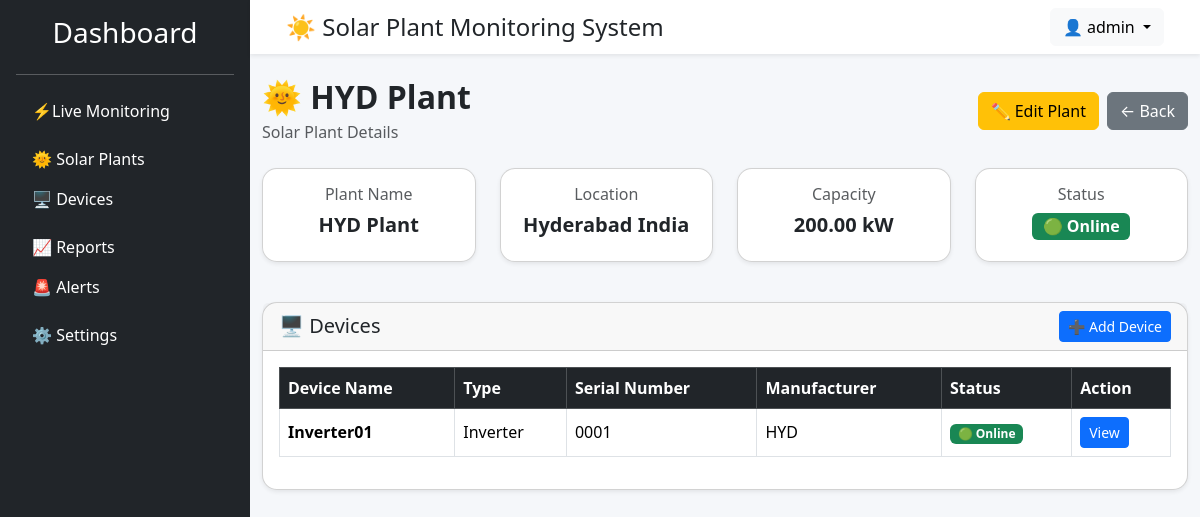
/devices/plants/1/ (signed in), run on an earlier commit of the app's database.
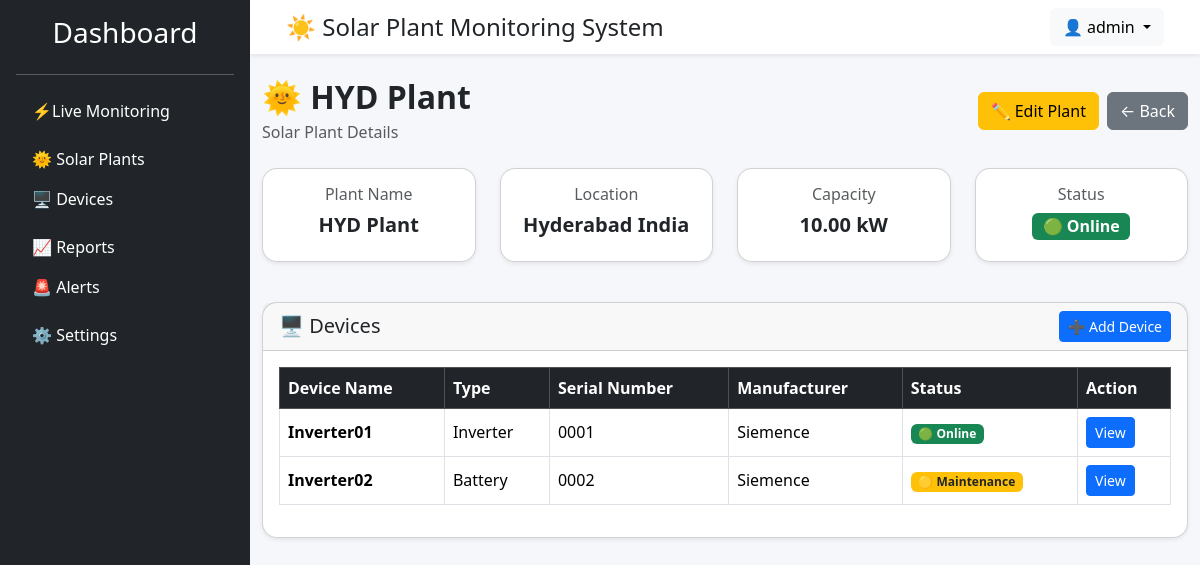
And on a later commit of the database.
### devices/models.py (models this page shows, shortened)
class SolarPlant(models.Model):
    STATUS_CHOICES = [
        ("ONLINE", "Online"),
        ("OFFLINE", "Offline"),
        ("MAINTENANCE", "Maintenance"),
    ]
    plant_name = models.CharField(max_length=100)
    location = models.CharField(max_length=255)
    capacity_kw = models.DecimalField(max_digits=10, decimal_places=2)
    status = models.CharField(
        max_length=20,
        choices=STATUS_CHOICES,
        default="ONLINE",
    )
    created_at = models.DateTimeField(auto_now_add=True)
    updated_at = models.DateTimeField(auto_now=True)
    class Meta:
        ordering = ["plant_name"]
        verbose_name = "Solar Plant"
        verbose_name_plural = "Solar Plants"

class Device(models.Model):
    DEVICE_TYPES = [
        ("INVERTER", "Inverter"),
        ("METER", "Energy Meter"),
        ("BATTERY", "Battery"),
        ("WEATHER", "Weather Station"),
        ("SENSOR", "Sensor"),
    ]
    STATUS_CHOICES = [
        ("ONLINE", "Online"),
        ("OFFLINE", "Offline"),
        ("MAINTENANCE", "Maintenance"),
    ]
    plant = models.ForeignKey(
        SolarPlant,
        on_delete=models.CASCADE,
        related_name="devices"
    )
    device_name = models.CharField(max_length=100)
    serial_number = models.CharField(
        max_length=100,
        unique=True
    )
    manufacturer = models.CharField(max_length=100)
    model = models.CharField(max_length=100)
    device_type = models.CharField(
        max_length=20,
        choices=DEVICE_TYPES
    )
    status = models.CharField(
        max_length=20,
        choices=STATUS_CHOICES,
        default="ONLINE"
    )
    installed_on = models.DateField()
    created_at = models.DateTimeField(auto_now_add=True)
    updated_at = models.DateTimeField(auto_now=True)
    class Meta:
        ordering = ["device_name"]

### devices/views.py (the view)
@login_required
def plant_detail(request, pk):
    plant = get_object_or_404(
        SolarPlant,
        pk=pk
    )
    devices = plant.devices.all()
    return render(
        request,
        "devices/plant_detail.html",
        {
            "plant": plant,
            "devices": devices,
        },
    )

### templates/devices/plant_detail.html (shortened to what the changed rows need)
{% extends 'base.html' %}
{% block content %}
<div class="d-flex justify-content-between align-items-center mb-4">
    <div>
        <h2 class="fw-bold mb-1">
            🌞 {{ plant.plant_name }}
        </h2>
        <p class="text-muted mb-0">
            Solar Plant Details
        </p>
    </div>
</div>
<div class="row mb-4">
    <div class="col-md-3 mb-3">
        <div class="card shadow-sm h-100">
            <div class="card-body text-center">
                <h6 class="text-muted">
                    Plant Name
                </h6>
                <h5 class="fw-bold">
                    {{ plant.plant_name }}
                </h5>
            </div>
        </div>
    </div>
    <div class="col-md-3 mb-3">
        <div class="card shadow-sm h-100">
            <div class="card-body text-center">
                <h6 class="text-muted">
                    Location
                </h6>
                <h5 class="fw-bold">
                    {{ plant.location }}
                </h5>
            </div>
        </div>
    </div>
    <div class="col-md-3 mb-3">
        <div class="card shadow-sm h-100">
            <div class="card-body text-center">
                <h6 class="text-muted">
                    Capacity
                </h6>
                <h5 class="fw-bold">
                    {{ plant.capacity_kw }} kW
                </h5>
            </div>
        </div>
    </div>
</div>
<div class="card shadow-sm">
    <div class="card-body">
        {% if devices %}
            <div class="table-responsive">
                <table class="table table-bordered table-hover align-middle">
                    <thead class="table-dark">
                        <tr>
                            <th>Device Name</th>
                            <th>Type</th>
                            <th>Serial Number</th>
                            <th>Manufacturer</th>
                            <th>Status</th>
                            <th>Action</th>
                        </tr>
                    </thead>
                    <tbody>
                    {% for device in devices %}
                        <tr>
                            <td>
                                <strong>
                                    {{ device.device_name }}
                                </strong>
                            </td>
                            <td>
                                {{ device.get_device_type_display }}
                            </td>
                            <td>
                                {{ device.serial_number }}
                            </td>
                            <td>
                                {{ device.manufacturer }}
                            </td>
                            <td>
                                {% if device.status == "ONLINE" %}
                                    <span class="badge bg-success">
                                        🟢 Online
                                    </span>
                                {% elif device.status == "OFFLINE" %}
                                    <span class="badge bg-danger">
                                        🔴 Offline
                                    </span>
                                {% else %}
                                    <span class="badge bg-warning text-dark">
                                        🟡 Maintenance
                                    </span>
                                {% endif %}
                            </td>
                            <td>
                                <a
                                    href="{% url 'devices:device_detail' device.pk %}"
                                    class="btn btn-sm btn-primary">
                                    View
                                </a>
                            </td>
                        </tr>
                    {% endfor %}
                    </tbody>
                </table>
            </div>
        {% endif %}
    </div>
</div>
{% endblock %}

What changed in the data, as far as the page shows it:
changed SolarPlant "HYD Plant": capacity_kw "200.00" → "10.00"
changed Device "Inverter01": manufacturer "HYD" → "Siemence"
now on this page (row edited): Device: device_name "Inverter02", device_type "Battery", serial_number "0002", manufacturer "Siemence", status "🟡 Maintenance"
